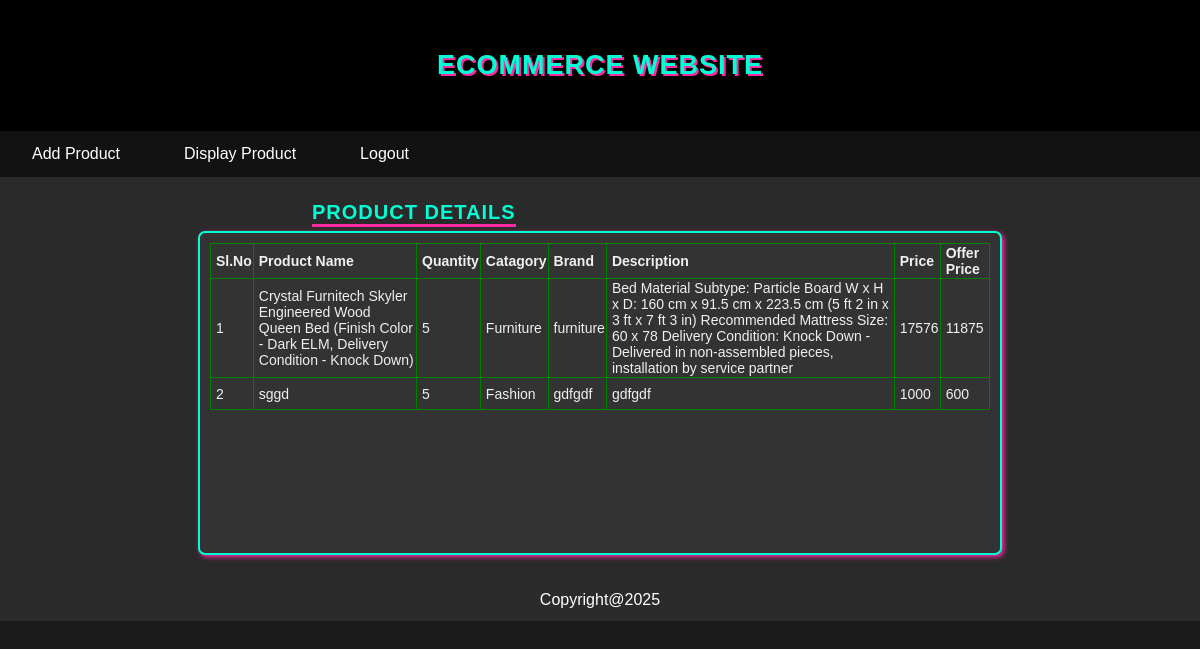
/product_display.php (signed in), run on the app's committed database.
### tables this page shows
CREATE TABLE `product` (
  `sno` int(11) NOT NULL auto_increment,
  `pname` varchar(9999) default NULL,
  `qty` int(11) default NULL,
  `cat` varchar(89) default NULL,
  `brand` varchar(88) default NULL,
  `desc1` varchar(9999) default NULL,
  `aprice` int(11) default NULL,
  `oprice` int(11) default NULL,
  `img` varchar(333) default NULL,
  `email` varchar(55) default NULL,
  PRIMARY KEY  (`sno`)
);

### product_display.php (the view, shortened to what this page needs)
<html>
<head>
    <link href="StyleSheet.css" rel="stylesheet" />
</head>
    <body>
    <?php
  include_once('header3.php');
?>
<div class="content">
<div id="head1">PRODUCT DETAILS</div>
        <div class="content1">
           <form action="" method="post">
        <div style="overflow: scroll; height: 300px; width: 100%">
           <table border="1">
               <tr>
               <td><b>Sl.No</b></td>
               <td><b>Product Name</b></td>
               <td><b>Quantity</b></td>
               <td><b>Catagory</b></td>
               <td><b>Brand</b></td>
               <td><b>Description</b></td>
               <td><b>Price</b></td>
               <td><b>Offer Price</b></td>
               </tr>
               <?php
               include_once('config.php');
               $x=1;
               $email = $_SESSION["email"];
                $sql = mysqli_query($mysqli,"SELECT * FROM product where email='$email'");
                while ($rs= mysqli_fetch_array($sql))
                {
                    echo "<tr>";
                    echo "<td>".$x."</td>";
                    echo "<td>".$rs["pname"]."</td>";
                    echo "<td>".$rs["qty"]."</td>";
                    echo "<td>".$rs["cat"]."</td>";
                    echo "<td>".$rs["brand"]."</td>";
                    echo "<td>".$rs["desc1"]."</td>";
                    echo "<td>".$rs["aprice"]."</td>";
                    echo "<td>".$rs["oprice"]."</td>";
                    echo "</tr>";
                    $x=$x+1;
                }
  ?>
            </table>
              </div>
            </form>
        </div>
    </div>
    <?php
  include_once('footer.php');
  ?>
    </body>
</html>

### StyleSheet.css (style rules this page uses)
* { margin: 0; margin-left: auto; margin-right: auto; }
.content { width: 96%; min-height: 100px; padding: 2%; background-color: #2a2a2a; font-family: Cursive; color: #f0f0f0; }
.content1 { margin-top: 30px; width: 780px; min-height: 100px; padding: 10px; background-color: #333; box-shadow: 2px 2px 5px #ff2aa3; border-radius: 7px; border: 2px solid #00ffd5; }
td { text-align: left; }
#hhead, #head1, #head1:hover { color: #00ffd5; font-family: Cursive; float: left; font-size: 20px; font-weight: bold; min-width: 20px; border-bottom: 3px solid #ff2aa3; }
#head1 { margin-left: 25%; margin-right: auto; }
.content tr { height: 32px; }
body { background-color: #1a1a1a; background-image: none; color: #f0f0f0; font-family: 'Space Grotesk', sans-serif; }
.header, #hhead, #head1, #head1:hover { font-family: 'Bebas Neue', 'Montserrat', sans-serif; text-transform: uppercase; letter-spacing: 1px; }
.content, .content1, .content2, .box1, .box2, .box3, .footer, .border { font-family: 'Space Grotesk', sans-serif; }

### product_display.php (style rules this page uses)
table { border-collapse: collapse; border: 1px solid green; }
table td { padding-left:5px; height:30px; font-size: 14px; }

### data on the page
product: pname "Crystal Furnitech Skyler Engineered Wood Queen Bed (Finish Color - Dark ELM, Delivery Condition - Knock Down)", qty "5", cat "Furniture", brand "furniture", desc1 "Bed Material Subtype: Particle Board W x H x D: 160 cm x 91.5 cm x 223.5 cm (5 ft 2 in x 3 ft x 7 ft 3 in) Recommended Mattress Size: 60 x 78 Delivery Condition: Knock Down - Delivered in non-assembled pieces, installation by service partner", aprice "17576", oprice "11875"
product: pname "sggd", qty "5", cat "Fashion", brand "gdfgdf", desc1 "gdfgdf", aprice "1000", oprice "600"
